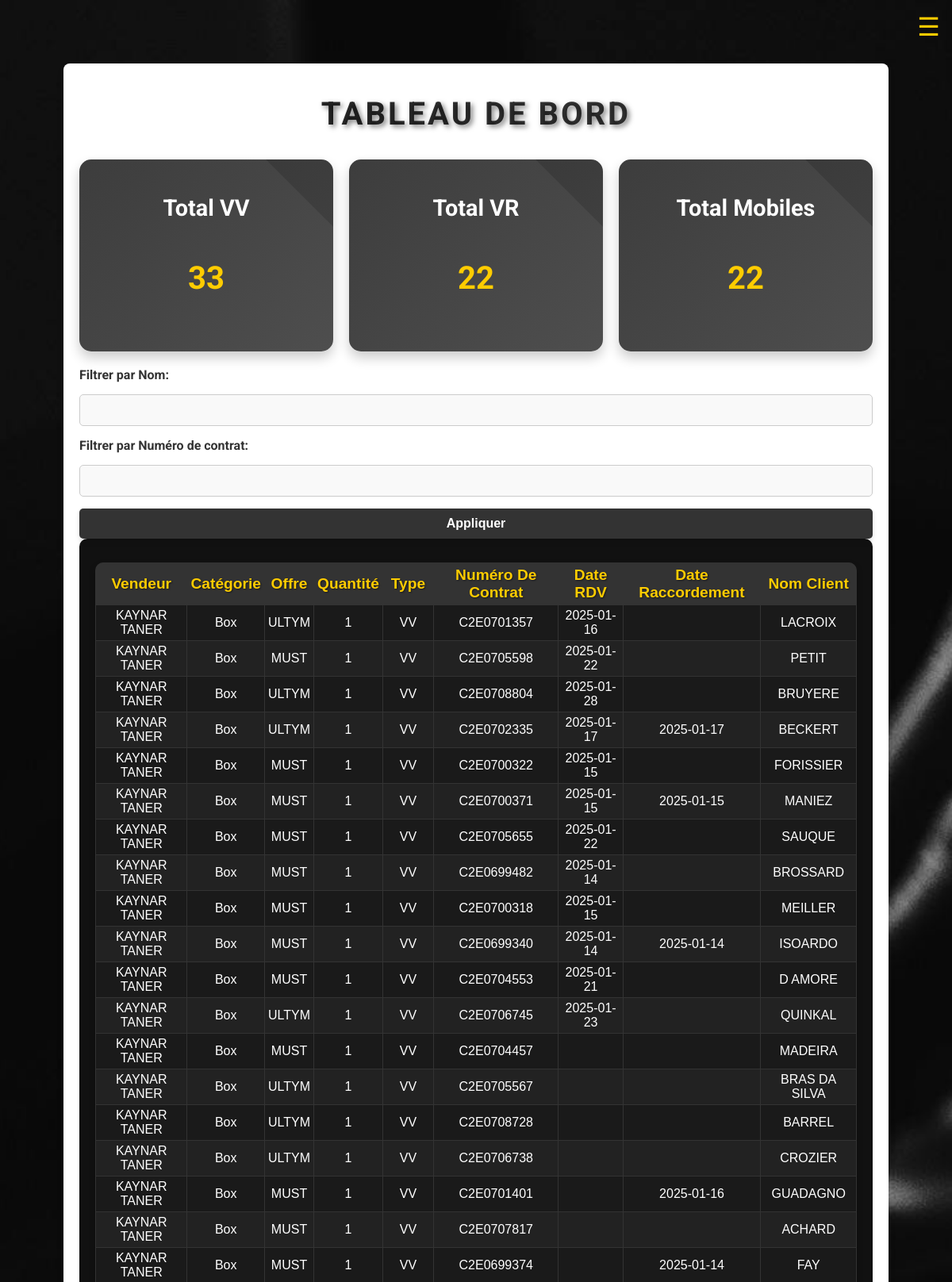
The page /dashboard (signed in, upper part) on the database its author committed.
### test.py (models this page shows)
class Sale(db.Model):
    id = db.Column(db.Integer, primary_key=True)
    date = db.Column(db.String(10), nullable=False)
    offer_type = db.Column(db.String(100), nullable=False)  # Box or Mobile
    plan = db.Column(db.String(100), nullable=False)
    quantity = db.Column(db.Integer, nullable=False)  # Quantité
    user_id = db.Column(db.Integer, db.ForeignKey('user.id'), nullable=False)
    class_type = db.Column(db.String(20), nullable=False)  # Ajout de la colonne classe
    contract_number = db.Column(db.String(50), nullable=False)  # Numéro de contrat
    date_rdv = db.Column(db.String(10), nullable=True)  # Nouvelle colonne Date RDV
    date_raccordement = db.Column(db.String(10), nullable=True)  # Nouvelle colonne Date Raccordement
    client_name = db.Column(db.String(100), nullable=True)  # Nouvelle colonne Nom Client

class User(db.Model):
    id = db.Column(db.Integer, primary_key=True)
    username = db.Column(db.String(80), unique=True, nullable=False)
    password = db.Column(db.String(200), nullable=False)
    plain_password = db.Column(db.String(200), nullable=True)  # Stockage en clair (temporaire)
    role = db.Column(db.String(20), default='user')  # user or admin
    sales = db.relationship('Sale', backref='user', lazy=True)

### test.py (the view)
@app.route('/dashboard', methods=['GET', 'POST'])
def dashboard():
    if 'user_id' not in session:
        return redirect(url_for('login'))
    user = User.query.get(session['user_id'])
    filter_username = request.form.get('filter_username', '').strip()
    filter_contract_number = request.form.get('filter_contract_number', '').strip()
    sales_query = Sale.query
    if user.role == 'admin':
        if filter_username:
            sales_query = sales_query.join(User).filter(User.username.ilike(f"%{filter_username}%"))
        if filter_contract_number:
            sales_query = sales_query.filter(Sale.contract_number.ilike(f"%{filter_contract_number}%"))
        all_sales = sales_query.all()
    elif user.role == 'user':
        sales_query = sales_query.filter_by(user_id=user.id)
        if filter_contract_number:
            sales_query = sales_query.filter(Sale.contract_number.ilike(f"%{filter_contract_number}%"))
        all_sales = sales_query.all()
    total_vv = sum(sale.quantity for sale in all_sales if sale.class_type == 'VV')
    total_vr = sum(sale.quantity for sale in all_sales if sale.class_type == 'VR')
    total_mobiles = sum(sale.quantity for sale in all_sales if sale.class_type == 'Mobiles')
    return render_template(
        'layout.html',
        page='dashboard',
        all_sales=all_sales,
        total_vv=total_vv,
        total_vr=total_vr,
        total_mobiles=total_mobiles,
        filter_username=filter_username,
        filter_contract_number=filter_contract_number
    )

### test.py (called while the page is built)
@app.before_request
def restrict_access():
    if 'user_id' in session:
        user = User.query.get(session['user_id'])
        if user:
            session['role'] = user.role
        else:
            session.pop('user_id', None)

### templates/layout.html (shortened to what this page needs)
<!DOCTYPE html>
<html lang="en">
<head>
    <link rel="stylesheet" href="https://cdnjs.cloudflare.com/ajax/libs/font-awesome/6.0.0-beta3/css/all.min.css">
    <link rel="stylesheet" href="{{ url_for('static', filename='style.css') }}">
</head>
<body>
    {% if page != 'login' %}
    <div class="menu-icon" id="menu-toggle">☰</div>
    {% endif %}
    <div class="container">
        {% if page == 'login' %}
        <div class="form-container">
           <audio id="background-audio" loop>
              <source src="{{ url_for('static', filename='audio/background-audio.mp3') }}" type="audio/mpeg">
              Your browser does not support the audio element.
           </audio>
          <h1 class="main-title gradient">
           Bienvenue chez OCF
            <a href="#" class="audio-toggle" title="Activer/Désactiver le son">
            <i class="fas fa-volume-up"></i>
            </a>
          </h1>
            {% if error %}
            <p class="error">{{ error }}</p>
            {% endif %}
            <form method="POST" action="/login">
                <input type="text" name="username" placeholder="Entrer votre nom utilisateur" required>
                <input type="password" name="password" placeholder="Entrer votre mot de passe" required>
                <button type="submit">Login</button>
            </form>
        </div>
        {% elif page == 'dashboard' %}
        <h1>Tableau de Bord</h1>
        <div class="totals-container">
            <div class="card total-vv">
                <h2>Total VV</h2>
                <p class="total-number">{{ total_vv }}</p>
            </div>
            <div class="card total-vr">
                <h2>Total VR</h2>
                <p class="total-number">{{ total_vr }}</p>
            </div>
            <div class="card total-mobiles">
                <h2>Total Mobiles</h2>
                <p class="total-number">{{ total_mobiles }}</p>
            </div>
        </div>
         <form method="POST" action="/dashboard" class="filter-form">
         <label for="filter-username">Filtrer par Nom:</label>
         <input type="text" id="filter-username" name="filter_username" value="{{   filter_username or '' }}">
         <label for="filter-contract-number">Filtrer par Numéro de contrat:</label>
         <input type="text" id="filter-contract-number" name="filter_contract_number"        value="{{ filter_contract_number or '' }}">
             <button type="submit">Appliquer</button>
         </form>
     <div class="table-container">
      <div class="user-sales">
        <table class="dashboard-table">
            <thead>
                <tr>
                    <th>Vendeur</th>
                    <th>Catégorie</th>
                    <th>Offre</th>
                    <th>Quantité</th>
                    <th>Type</th>
                    <th>Numéro de contrat</th>
                    <th>Date RDV</th>
                    <th>Date Raccordement</th>
                    <th>Nom Client</th>
                </tr>
            </thead>
            <tbody>
                {% for sale in all_sales %}
                <tr>
                    <td>{{ sale.user.username }}</td>
                    <td>{{ sale.offer_type }}</td>
                    <td>{{ sale.plan }}</td>
                    <td>{{ sale.quantity }}</td>
                    <td>{{ sale.class_type }}</td>
                    <td>{{ sale.contract_number }}</td>
                    <td>{{ sale.date_rdv }}</td>
                    <td>{{ sale.date_raccordement }}</td>
                    <td>{{ sale.client_name }}</td>
                </tr>
                {% endfor %}
            </tbody>
        </table>
        </div>
         </div>
        {% endif %}
    </div>
</body>
</html>

### rows shown on the page
Sale: user.username "KAYNAR TANER", offer_type "Box", plan "ULTYM", quantity "1", class_type "VV", contract_number "C2E0701357", date_rdv "2025-01-16", client_name "LACROIX"
Sale: user.username "KAYNAR TANER", offer_type "Box", plan "MUST", quantity "1", class_type "VV", contract_number "C2E0705598", date_rdv "2025-01-22", client_name "PETIT"
Sale: user.username "KAYNAR TANER", offer_type "Box", plan "ULTYM", quantity "1", class_type "VV", contract_number "C2E0708804", date_rdv "2025-01-28", client_name "BRUYERE"
Sale: user.username "KAYNAR TANER", offer_type "Box", plan "ULTYM", quantity "1", class_type "VV", contract_number "C2E0702335", date_rdv "2025-01-17", date_raccordement "2025-01-17", client_name "BECKERT"
Sale: user.username "KAYNAR TANER", offer_type "Box", plan "MUST", quantity "1", class_type "VV", contract_number "C2E0700322", date_rdv "2025-01-15", client_name "FORISSIER"
Sale: user.username "KAYNAR TANER", offer_type "Box", plan "MUST", quantity "1", class_type "VV", contract_number "C2E0700371", date_rdv "2025-01-15", date_raccordement "2025-01-15", client_name "MANIEZ"
Sale: user.username "KAYNAR TANER", offer_type "Box", plan "MUST", quantity "1", class_type "VV", contract_number "C2E0705655", date_rdv "2025-01-22", client_name "SAUQUE"
Sale: user.username "KAYNAR TANER", offer_type "Box", plan "MUST", quantity "1", class_type "VV", contract_number "C2E0699482", date_rdv "2025-01-14", client_name "BROSSARD"
Sale: user.username "KAYNAR TANER", offer_type "Box", plan "MUST", quantity "1", class_type "VV", contract_number "C2E0700318", date_rdv "2025-01-15", client_name "MEILLER"
Sale: user.username "KAYNAR TANER", offer_type "Box", plan "MUST", quantity "1", class_type "VV", contract_number "C2E0699340", date_rdv "2025-01-14", date_raccordement "2025-01-14", client_name "ISOARDO"
Sale: user.username "KAYNAR TANER", offer_type "Box", plan "MUST", quantity "1", class_type "VV", contract_number "C2E0704553", date_rdv "2025-01-21", client_name "D AMORE"
Sale: user.username "KAYNAR TANER", offer_type "Box", plan "ULTYM", quantity "1", class_type "VV", contract_number "C2E0706745", date_rdv "2025-01-23", client_name "QUINKAL"
Sale: user.username "KAYNAR TANER", offer_type "Box", plan "MUST", quantity "1", class_type "VV", contract_number "C2E0704457", client_name "MADEIRA"
Sale: user.username "KAYNAR TANER", offer_type "Box", plan "ULTYM", quantity "1", class_type "VV", contract_number "C2E0705567", client_name "BRAS DA SILVA"
Sale: user.username "KAYNAR TANER", offer_type "Box", plan "ULTYM", quantity "1", class_type "VV", contract_number "C2E0708728", client_name "BARREL"
Sale: user.username "KAYNAR TANER", offer_type "Box", plan "ULTYM", quantity "1", class_type "VV", contract_number "C2E0706738", client_name "CROZIER"
Sale: user.username "KAYNAR TANER", offer_type "Box", plan "MUST", quantity "1", class_type "VV", contract_number "C2E0701401", date_raccordement "2025-01-16", client_name "GUADAGNO"
Sale: user.username "KAYNAR TANER", offer_type "Box", plan "MUST", quantity "1", class_type "VV", contract_number "C2E0707817", client_name "ACHARD"
Sale: user.username "KAYNAR TANER", offer_type "Box", plan "MUST", quantity "1", class_type "VV", contract_number "C2E0699374", date_raccordement "2025-01-14", client_name "FAY"

### other values the page prints
{{ total_vv }} "33"
{{ total_vr }} "22"
{{ total_mobiles }} "22"
